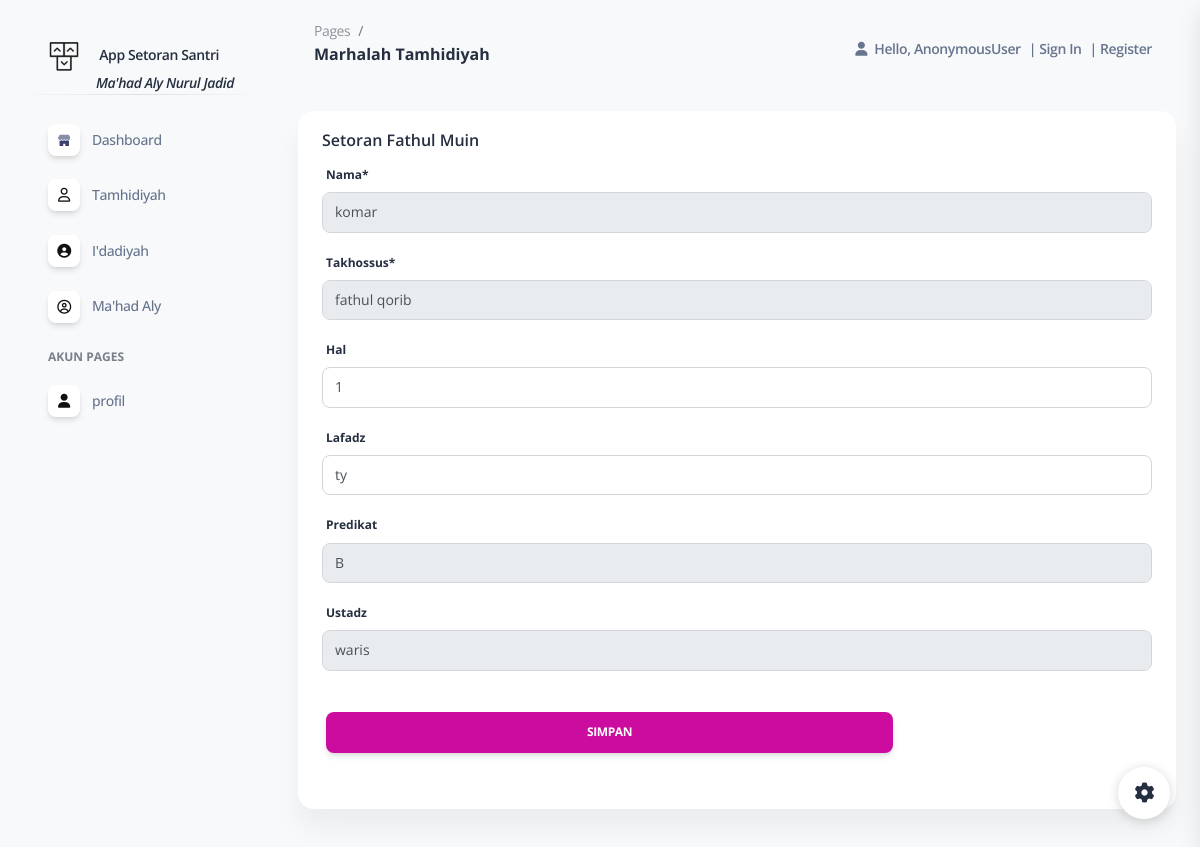
The page /editqrb/2 on the database its author committed.
### appstor/models.py (models this page shows, shortened)
class Santri(models.Model):
    jenis={
        ('laki-laki','laki-laki'),
        ('perempuan','perempuan')
     }
    statusp={
        ('siswa','siswa'),
        ('mahasiswa','mahasiswa'),
        ('salaf','salaf')
     }
    marhalah={
        ('Tamhidiyah','Tamhidiyah'),
        ('Idadiyah','Idadiyah'),
        ('Mahad Aly','Mahad Aly'),
     }
    jns={
        ('nubzah','nubzah'),
        ('fathul qorib','fathul qorib'),
        ('fathul muin','fathul muin'),
        ('faroid','faroid'),
        ('arudl','arudl'),
        ('mantiq','mantiq'),
        ('balaghoh','balaghoh'),
        ('qowaid fiqh','qowaid fiqh'),
        ('usul fiqh','usul fiqh'),
     }
    nama = models.CharField(max_length=200, blank=False, null=True)
    alamat = models.CharField( max_length=200, blank=True, null=True)
    status = models.CharField(choices=statusp, max_length=200, blank=True, null=True)
    jk = models.CharField(choices=jenis, max_length=20, blank=True, null=True)
    marhalah= models.CharField(choices=marhalah, max_length=30, blank=True, null=True)
    takhossus = models.CharField(choices=jns, max_length=30, blank=True, null=True)
    def __str__(self):
          return '%s' % (self.nama)

class Setoran(models.Model):
    nilai={
        ('A','A'),
        ('B','B'),
        ('C','C'),
    }
    nama = models.ForeignKey(Santri, null=True, on_delete=models.SET_NULL)
    takhossus = models.ForeignKey(Takhossus, null=True, on_delete=models.SET_NULL)
    hal = models.CharField(max_length=3, blank=True, null=True)
    lafadz = models.CharField(max_length=200, blank=True, null=True)
    tanggal = models.DateTimeField(auto_now_add=True, null=True)
    predikat = models.CharField(choices=nilai, max_length=30, blank=True, null=True)
    ustadz = models.ForeignKey(Asatidz, blank=True, null=True, on_delete=models.SET_NULL)

### appstor/views.py (the view)
def editqrb(request,e):
    s = Setoran.objects.get(id=e)
    m = Setorank(instance=s)
    if request.method == 'POST':
        formsimpan = Setorank(request.POST, instance=s)
        if formsimpan.is_valid:
            formsimpan.save()
            return redirect('/qorib')
    context = {
        'judul' : 'Marhalah Tamhidiyah',
        'form': m,
    }
    return render(request, 'data/editmuin.html', context)

### appstor/forms.py
class Setorank(ModelForm):
    class Meta:
      model = Setoran
      fields= '__all__'

### appstor/models.py (called while the page is built)
    def __str__(self):
       return self.tkh

    def __str__(self):
          return '%s' % (self.nama)

### appstor/templates/data/editmuin.html (shortened to what this page needs)
{% extends "data/main.html" %}
{% block content %}
{% load static %}
{% load crispy_forms_tags %}
<div class="container-fluid">
<div class="row mt-3">
    <div class="col-12">
        <div class="card mb-4">
            <div class="ms-4 mt-3  pe-md-3 d-flex align-items-center">
                <div class="me-md-2 w-25">
                    <h6>Setoran Fathul Muin </h6>
                </div>
            </div>
            <div class="card-body px-0 pt-0 pb-2">
                <div class="table-responsive p-0">
                    <div class="container">
                        <form action="" method="POST">
                            {{ form|crispy }}
                            <br>
                            <div class=" position-relative row   ms-1 mt-0 me-md-3">
                                <button class="btn btn-primary w-70" value="Save" type="submit">Simpan</button>
                            </div>
                        </form>
                    </div>
                </div>
            </div>
        </div>
    </div>
</div>
{% endblock content %}

### rows shown on the page
Santri: nama "komar"
Setoran: takhossus "fathul qorib", hal "1", lafadz "ty", predikat "B", ustadz "waris"

### other values the page prints
{{ judul }} "Marhalah Tamhidiyah"
{{ request.user }} "AnonymousUser"
